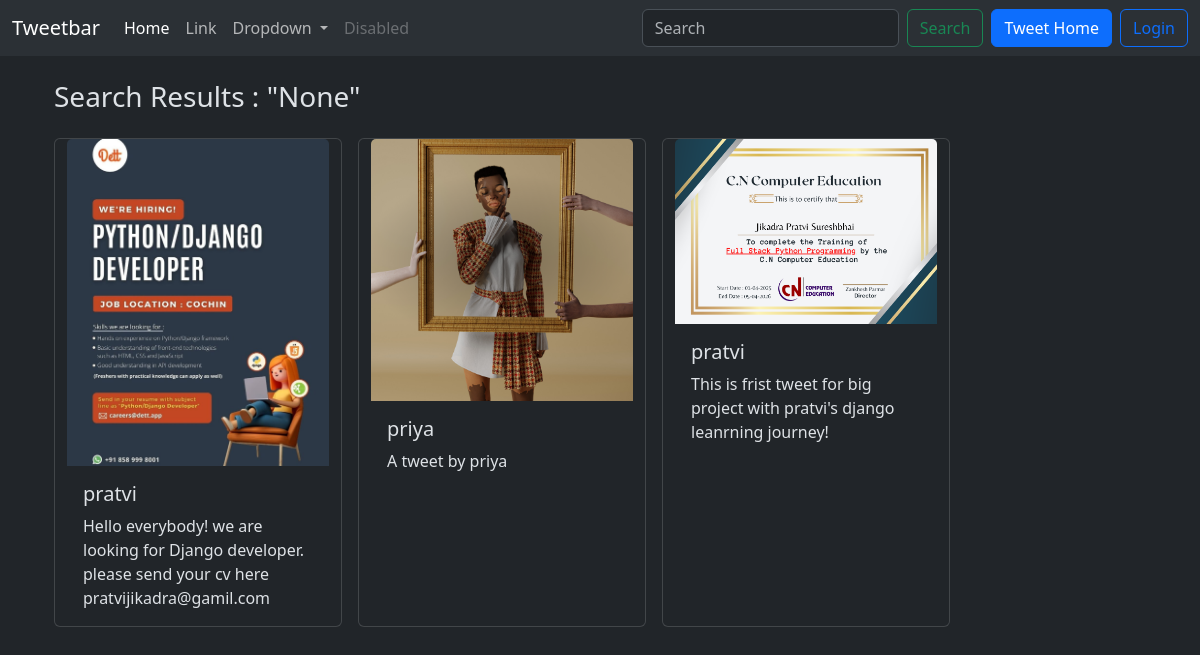
Page /tweet/search/ on the committed database.
### tweet/models.py (models this page shows, shortened)
class Tweet(models.Model):
    user = models.ForeignKey(User,on_delete=models.CASCADE)
    text = models.TextField(max_length=240)
    photo = models.ImageField(upload_to='photos/',blank=True, null=True)
    created_at = models.DateTimeField(auto_now_add=True)
    updated_at = models.DateTimeField(auto_now=True)

### tweet/views.py (the view)
# urls.py: path('search/', views.tweet_search, name='tweet_search'),
def tweet_search(request):
    query = request.GET.get('query')
    if query:
        tweets = Tweet.objects.filter(text__icontains=query).order_by('-created_at')
    else:
        tweets = Tweet.objects.all().order_by('-created_at')
    return render(request, 'search_result.html', {'query': query, 'tweets': tweets})

### tweet/templates/search_result.html (shortened to what this page needs)
{% extends "layout.html" %}
{% block content %}
<div class="container mt-4">
    <h3 class="mb-4">
        Search Results : "{{ query }}"
    </h3>
    {% if tweets %}
    <div class="container row gap-3">
        {% for tweet in tweets %}
        <div class="card" style="width: 18rem;">
            <img src="{{ tweet.photo.url }}" class="card-img-top" alt="...">
            <div class="card-body">
                <h5 class="card-title">
                    {{ tweet.user.username }}
                </h5>
                <p class="card-text">
                    {{ tweet.text }}
                </p>
            </div>
        </div>
        {% endfor %}
    </div>
    {% else %}
    <h2>Search Not Found</h2>
    {% endif %}
</div>
{% endblock %}

### rows in the picture
Tweet: photo (picture), user.username "pratvi", text "Hello everybody! we are looking for Django developer. please send your cv here pratvijikadra@gamil.com"
Tweet: photo (picture), user.username "priya", text "A tweet by priya"
Tweet: photo (picture), user.username "pratvi", text "This is frist tweet for big project with pratvi's django leanrning journey!"

### other values in the picture
{{ query }} "None"
